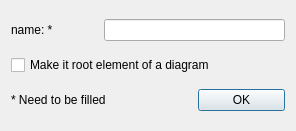
<?xml version="1.0" encoding="UTF-8"?>
<ui version="4.0">
 <class>AddNodeDialog</class>
 <widget class="QDialog" name="AddNodeDialog">
  <property name="geometry">
   <rect>
    <x>0</x>
    <y>0</y>
    <width>296</width>
    <height>131</height>
   </rect>
  </property>
  <property name="windowTitle">
   <string>Node properties</string>
  </property>
  <layout class="QGridLayout" name="gridLayout">
   <item row="0" column="0">
    <widget class="QLabel" name="nameLabel">
     <property name="text">
      <string>name: *</string>
     </property>
    </widget>
   </item>
   <item row="0" column="1" colspan="2">
    <widget class="QLineEdit" name="nameEdit"/>
   </item>
   <item row="1" column="0" colspan="3">
    <widget class="QCheckBox" name="checkBox">
     <property name="text">
      <string>Make it root element of a diagram</string>
     </property>
    </widget>
   </item>
   <item row="2" column="0" colspan="2">
    <widget class="QLabel" name="label">
     <property name="text">
      <string>* Need to be filled</string>
     </property>
    </widget>
   </item>
   <item row="2" column="2">
    <widget class="QPushButton" name="okPushButton">
     <property name="text">
      <string>OK</string>
     </property>
    </widget>
   </item>
  </layout>
 </widget>
 <resources/>
 <connections/>
</ui>
